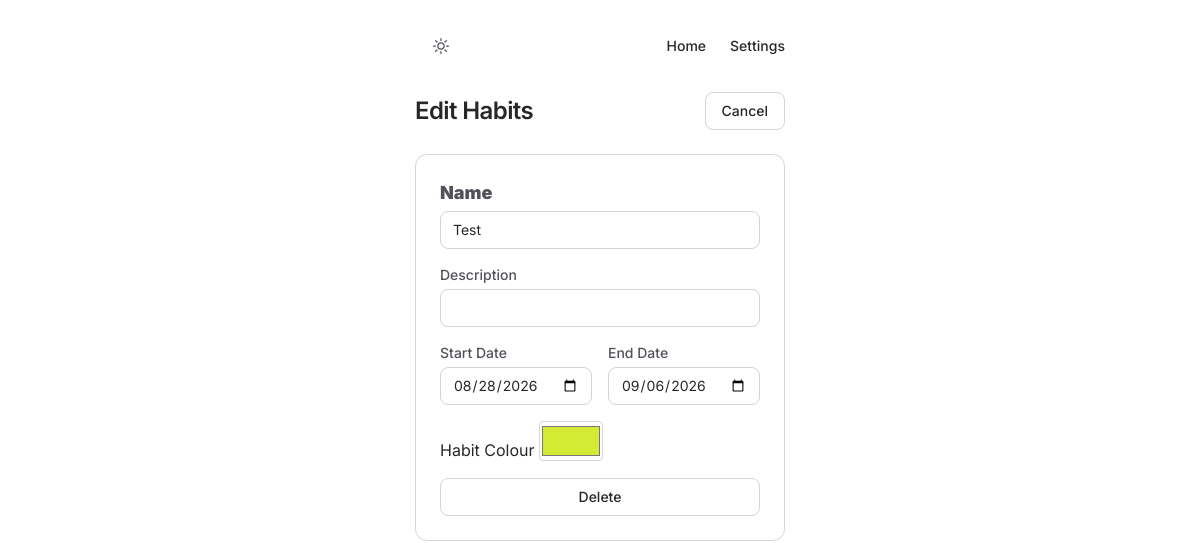
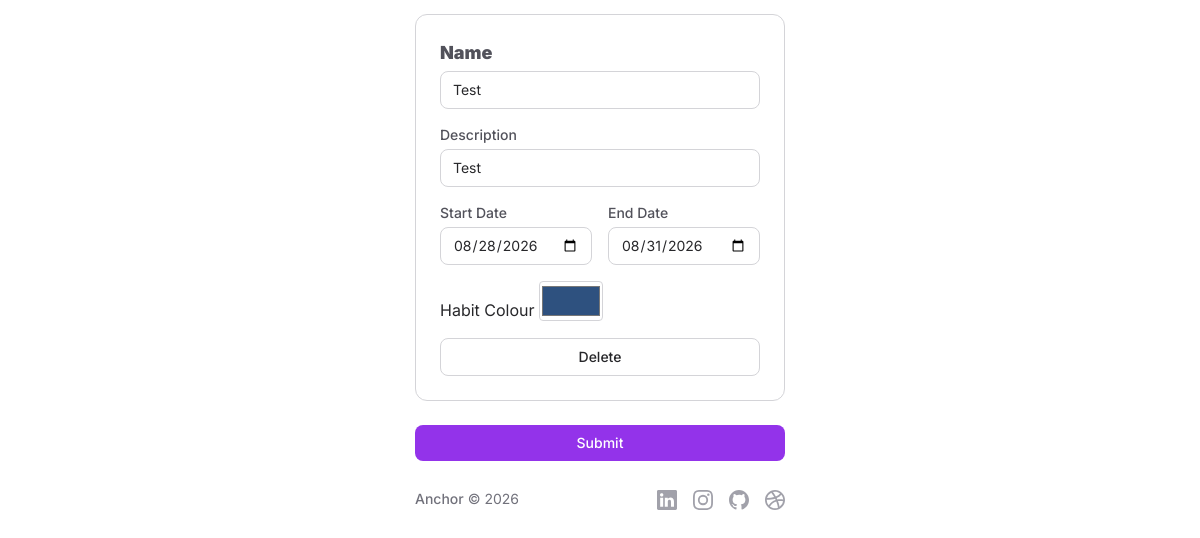
The page /habits/edit (signed in) on the database as committed earlier (2 pictures, top to bottom).
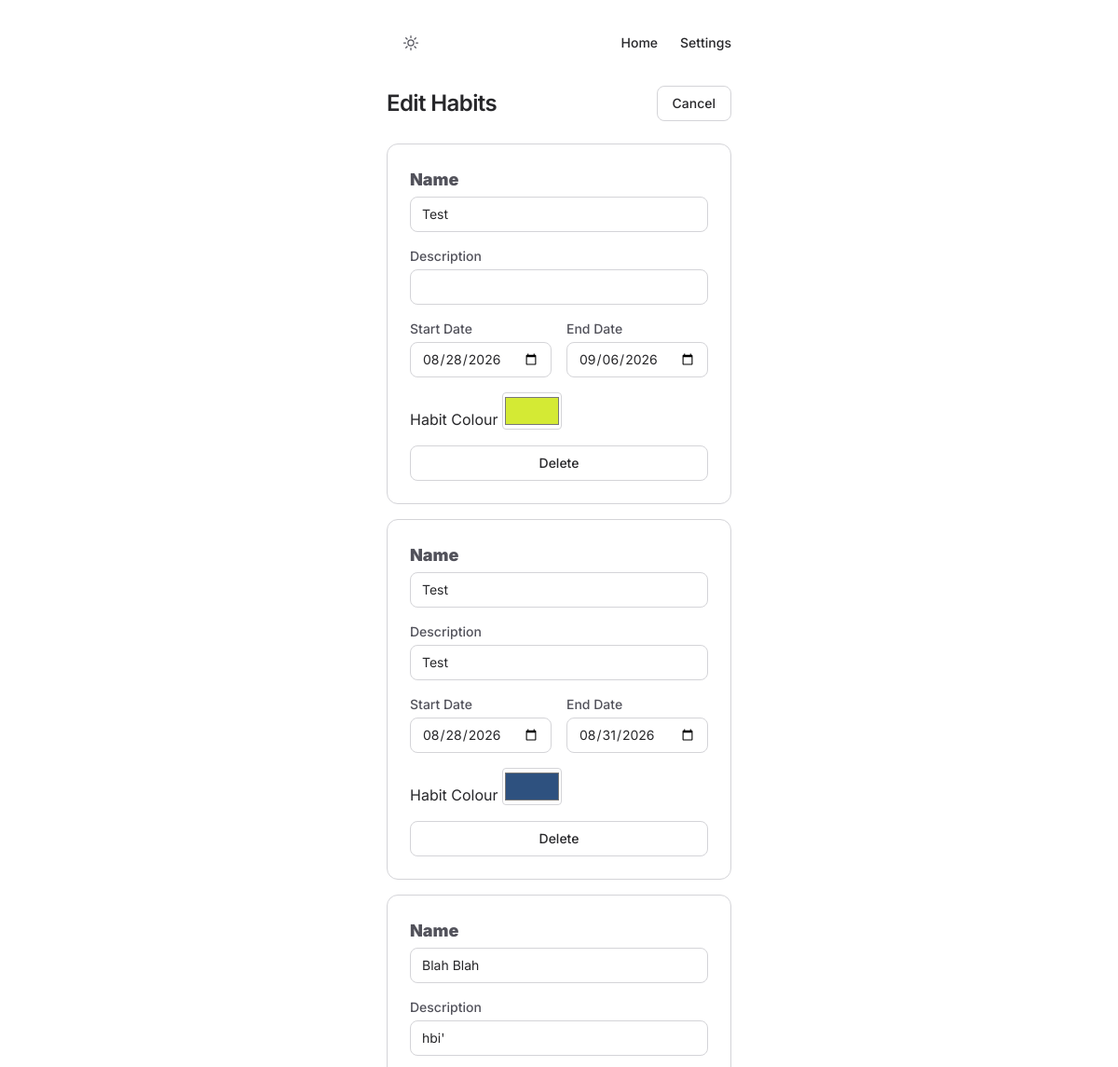
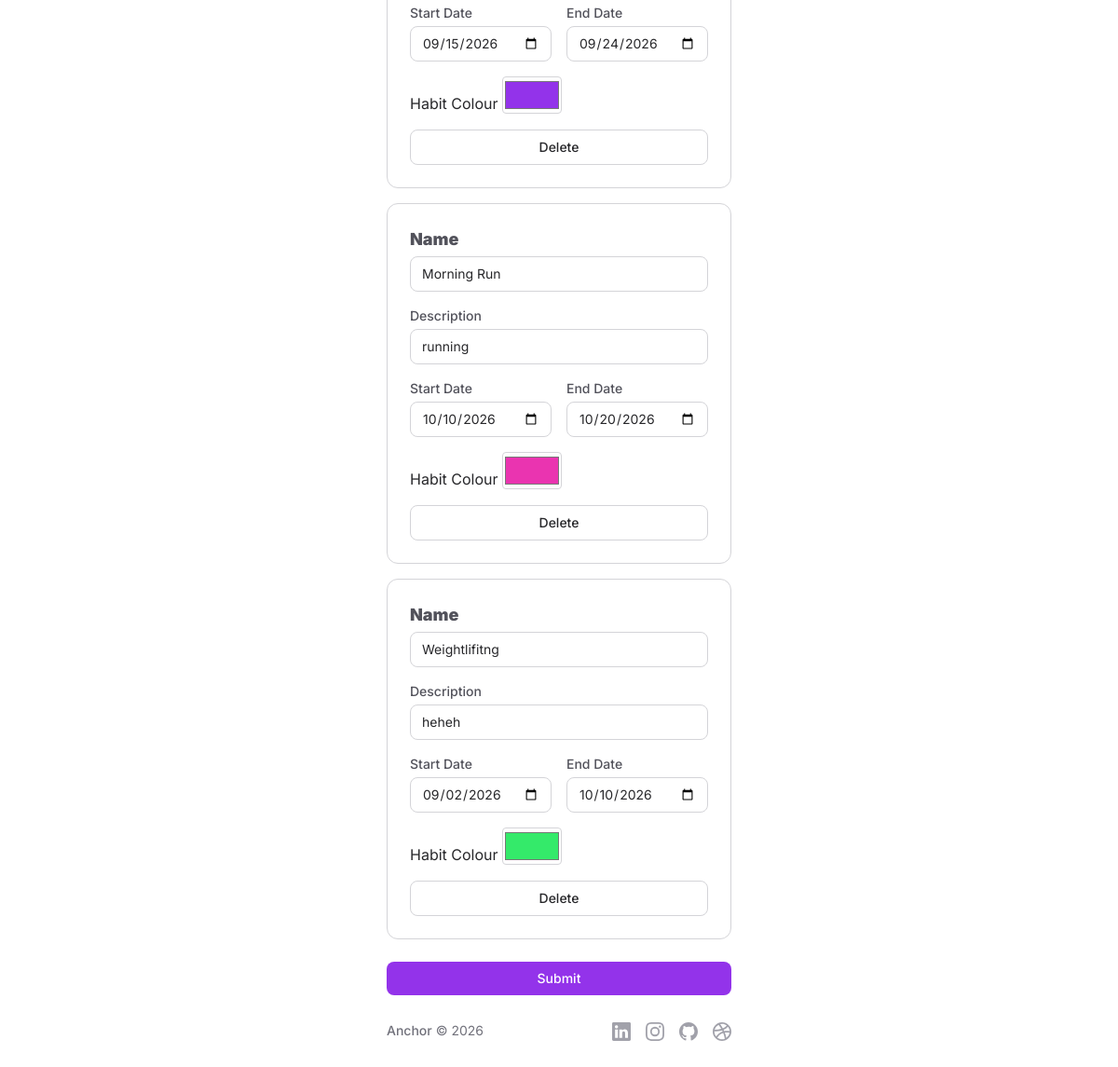
The same page on the database as committed later (2 pictures, top to bottom).
### tables this page shows
CREATE TABLE habits (
id INTEGER PRIMARY KEY AUTOINCREMENT NOT NULL,
user_id INTEGER NOT NULL,
habit TEXT NOT NULL,
description TEXT,
start_date TEXT NOT NULL,
end_date TEXT NOT NULL, colour TEXT NOT NULL DEFAULT '#ffffff');

### app.py (the view)
@app.route("/habits/edit", methods=["GET", "POST"])
@login_required
def edithabit():
    if request.method == "POST":
        db = get_db()
        rows = db.execute("SELECT id FROM habits WHERE user_id = ?", (session["user_id"],)).fetchall()
        id_list = [row["id"] for row in rows]
        for id in id_list:
            if request.form.get(f"{id}_delete"):
                db.execute("DELETE FROM habits WHERE id = ?", (id,))
                db.commit()
                return apology("Habit Deleted!", error="success")
            habit = request.form.get(f"{id}_habit")
            start = request.form.get(f"{id}_start_date")
            end = request.form.get(f"{id}_end_date")
            colour = request.form.get(f"{id}_colour")
            if not colour or not re.fullmatch(r"#[0-9a-fA-F]{6}", colour):
                colour = "#ffffff"  # fallback to default
            now = datetime.now()
            curr_date = now.strftime("%Y-%m-%d")
            if not habit:
                return apology(f"habit {habit}: must give a name for your habit")
            if not start:
                return apology(f"habit {habit}: must give a start date")
            if start > end:
                return apology(f"habit {habit}: Start date cannot be after end date")
            if curr_date > end:
                return apology(f"habit {habit}: End date cannot be before today")
            try:
                db.execute("""UPDATE habits SET
                habit = ?,
                description = ?,
                start_date = ?,
                end_date = ?,
                colour = ?
                WHERE id = ?"""
                        , (habit, request.form.get(f"{id}_description"), start, end, colour, id))
            except sqlite3.IntegrityError:
                return apology(f"habit {habit}: something went wrong saving this habit")
            db.commit()
        return apology("Habits edited!", redirect_url=url_for("habits"), error="success")
    else:
        db = get_db()
        habits = db.execute("SELECT id, habit, description, start_date, end_date, colour FROM habits WHERE user_id = ?", (session["user_id"],)).fetchall()
        return render_template ("habit_edit.html", habits=habits)

### app.py (called while the page is built)
@app.after_request
def after_request(response):
    response.headers["Cache-Control"] = "no-cache, no-store, must-revalidate"
    response.headers["Expires"] = 0
    response.headers["Pragma"] = "no-cache"
    return response

@app.context_processor
def inject_user():
    return dict(username=session.get("username"))

### helpers.py (called while the page is built)
def get_db():
    if "db" not in g:
        g.db = sqlite3.connect(DATABASE)
        g.db.row_factory = sqlite3.Row
    return g.db

def login_required(f):
    @wraps(f)
    def decorated_function(*args, **kwargs):
        if session.get("user_id") is None:
            return redirect("/login")
        return f(*args, **kwargs)
    return decorated_function

### templates/habit_edit.html (shortened to what the changed rows need)
{% extends "layout.html" %}
{% block main %}
<div class="col-span-12">
  <div class="mb-6 flex flex-wrap items-center justify-between gap-4">
    <h1 class="text-2xl font-semibold tracking-tight text-text dark:text-text-dark">
      Edit Habits
    </h1>
  </div>
    {% if habits %}
      <form action="/habits/edit" method="post" class="flex flex-col gap-4">
        {% for habit in habits %}
            <div class="flex flex-col gap-4 rounded-xl border border-border bg-surface p-6 dark:border-border-dark dark:bg-surface-dark">
                <div>
                    <label for="habit" class="mb-1 block text-lg font-semibold text-text-muted dark:text-text-dark">
                    <strong>Name</strong>
                    </label>
                    <input
                    id="habit-{{ habit.id }}"
                    name="{{ habit.id }}_habit"
                    type="text"
                    value="{{ habit.habit }}"
                    class="w-full rounded-lg border border-border bg-surface px-3 py-2 text-sm text-text outline-none placeholder:text-text-translucent focus:border-brand focus:ring-2 focus:ring-brand/30 dark:border-border-dark dark:bg-surface-dark dark:text-text-dark"
                    />
                </div>
                <div>
                    <label for="description" class="mb-1 block text-sm font-medium text-text-muted dark:text-text-dark">
                    Description
                    </label>
                    <input
                    id="description-{{ habit.id }}"
                    name="{{ habit.id }}_description"
                    type="text"
                    value="{{ habit.description }}"
                    class="w-full rounded-lg border border-border bg-surface px-3 py-2 text-sm text-text outline-none placeholder:text-text-translucent focus:border-brand focus:ring-2 focus:ring-brand/30 dark:border-border-dark dark:bg-surface-dark dark:text-text-dark"
                    />
                </div>
                <div class="grid grid-cols-1 gap-4 sm:grid-cols-2">
                    <div>
                    <label for="start_date" class="mb-1 block text-sm font-medium text-text-muted dark:text-text-dark">
                        Start Date
                    </label>
                    <input
                        id="start_date-{{ habit.id }}"
                        name="{{ habit.id }}_start_date"
                        type="date"
                        value="{{ habit.start_date }}"
                        class="w-full rounded-lg border border-border bg-surface px-3 py-2 text-sm text-text outline-none focus:border-brand focus:ring-2 focus:ring-brand/30 dark:border-border-dark dark:bg-surface-dark dark:text-text-dark"
                    />
                    </div>
                    <div>
                    <label for="end_date" class="mb-1 block text-sm font-medium text-text-muted dark:text-text-dark">
                        End Date
                    </label>
                    <input
                        id="end_date-{{ habit.id }}"
                        name="{{ habit.id }}_end_date"
                        type="date"
                        value="{{ habit.end_date }}"
                        class="w-full rounded-lg border border-border bg-surface px-3 py-2 text-sm text-text outline-none focus:border-brand focus:ring-2 focus:ring-brand/30 dark:border-border-dark dark:bg-surface-dark dark:text-text-dark"
                    />
                    </div>
                </div>
                <div>
                    <label for="color" class="text-text dark:text-text-dark">Habit Colour</label>
                    <input
                    type="color"
                    id="colour-{{ habit.id }}"
                    name="{{ habit.id }}_colour"
                    value="{{ habit.colour }}"
                    class="h-10 w-16 rounded border border-border dark:border-border-dark">
                </div>
                <button
                    type="submit"
                    name="{{ habit.id }}_delete"
                    value="True"
                    onclick="return confirm('Delete this habit? This cannot be undone.')"
                    class="text-center rounded-lg border border-border px-4 py-2 text-sm font-medium text-text transition hover:bg-danger active:opacity-80 dark:border-border-dark dark:text-text-dark dark:hover:bg-danger"
                >
                    Delete
                </button>
            </div>
        {% endfor %}
      </form>
    {% else %}
      <div class="flex flex-col items-center justify-center gap-3 px-6 py-16 text-center">
        <p class="text-text-muted dark:text-zinc-300">You haven't added any habits yet.</p>
      </div>
    {% endif %}
</div>
{% endblock %}

Rows that differ between the two databases and show on the page:
added habits: id "Blah Blah", id "hbi'", id "09/15/2026", id "09/24/2026", colour "#9333ea"
added habits: id "Morning Run", id "running", id "10/10/2026", id "10/20/2026", colour "#ea34b0"
added habits: id "Weightlifitng", id "heheh", id "09/02/2026", id "10/10/2026", colour "#34ea6a"
